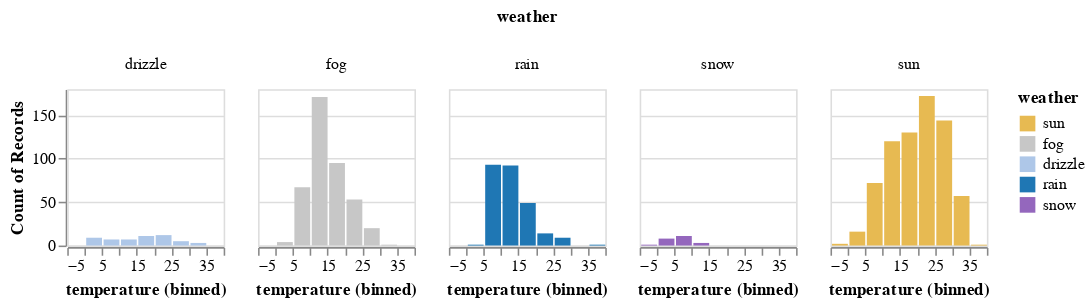

Write notebook code for a chart like this one.
### Markdown cell above
Ok, that might be a bit too big.  We can use the Chart object's `properties` method to add `width` and `height` to the plot (e.g., by adding `.properties(width=150,height=150)`).

### Code cell
# alt.Chart(df).mark_bar().encode(
#   x=alt.X('temperature', bin=True), 
#   y="count()", 
#   color=alt.Color("weather", scale=alt.Scale(
#     domain=["sun", "fog", "drizzle", "rain", "snow"],
#     range=["#e7ba52", "#c7c7c7", "#aec7e8", "#1f77b4", "#9467bd"]
#   )),
#   column="weather"
# )

### Figure 1 — Vega-Lite specification as saved in the notebook (floating-point values rounded to 4 significant figures; data arrays with more than 128 entries replaced by an {"elided": "..."} marker saying what was removed)
{"$schema": "https://vega.github.io/schema/vega-lite/v2.6.0.json", "config": {"view": {"height": 300, "width": 400}}, "data": {"name": "data-d4a756336a072a66ce3177ae223f1a37"}, "datasets": {"data-d4a756336a072a66ce3177ae223f1a37": {"elided": "1461 records"}}, "encoding": {"color": {"field": "weather", "scale": {"domain": ["sun", "fog", "drizzle", "rain", "snow"], "range": ["#e7ba52", "#c7c7c7", "#aec7e8", "#1f77b4", "#9467bd"]}, "type": "nominal"}, "column": {"field": "weather", "type": "nominal"}, "x": {"bin": true, "field": "temperature", "type": "quantitative"}, "y": {"aggregate": "count", "type": "quantitative"}}, "height": 100, "mark": "bar", "width": 100}
